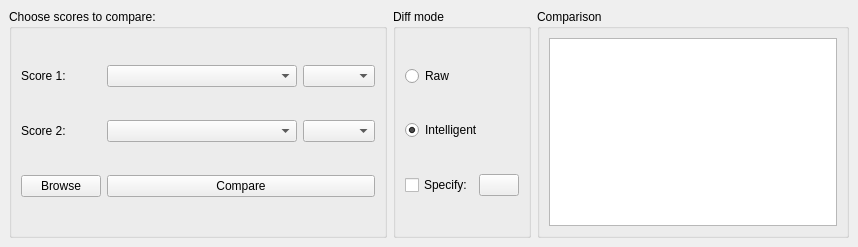
<?xml version="1.0" encoding="UTF-8"?>
<ui version="4.0">
 <class>ScoreComparisonTool</class>
 <widget class="QDockWidget" name="ScoreComparisonTool">
  <property name="geometry">
   <rect>
    <x>0</x>
    <y>0</y>
    <width>858</width>
    <height>247</height>
   </rect>
  </property>
  <property name="accessibleName">
   <string>Score Comparison Tool</string>
  </property>
  <property name="accessibleDescription">
   <string>A tool to examine differences between the chosen scores</string>
  </property>
  <property name="windowTitle">
   <string>Score Comparison Tool</string>
  </property>
  <widget class="QWidget" name="dockWidgetContents">
   <layout class="QGridLayout" name="gridLayout_2">
    <item row="0" column="0" colspan="2">
     <widget class="QGroupBox" name="groupBox_2">
      <property name="title">
       <string>Choose scores to compare:</string>
      </property>
      <layout class="QGridLayout" name="gridLayout">
       <item row="0" column="0">
        <widget class="QLabel" name="score1Label">
         <property name="text">
          <string>Score 1:</string>
         </property>
         <property name="buddy">
          <cstring>score1ComboBox</cstring>
         </property>
        </widget>
       </item>
       <item row="0" column="1">
        <widget class="QComboBox" name="score1ComboBox">
         <property name="accessibleName">
          <string>Score 1</string>
         </property>
         <property name="accessibleDescription">
          <string>Choose the first score to compare</string>
         </property>
         <property name="minimumContentsLength">
          <number>20</number>
         </property>
        </widget>
       </item>
       <item row="1" column="0">
        <widget class="QLabel" name="score2Label">
         <property name="text">
          <string>Score 2:</string>
         </property>
         <property name="buddy">
          <cstring>score2ComboBox</cstring>
         </property>
        </widget>
       </item>
       <item row="1" column="1">
        <widget class="QComboBox" name="score2ComboBox">
         <property name="accessibleName">
          <string>Score 2</string>
         </property>
         <property name="accessibleDescription">
          <string>Choose the second score to compare</string>
         </property>
         <property name="minimumContentsLength">
          <number>20</number>
         </property>
        </widget>
       </item>
       <item row="0" column="2">
        <widget class="QComboBox" name="version1ComboBox">
         <property name="accessibleName">
          <string>Score version 1</string>
         </property>
         <property name="accessibleDescription">
          <string>Choose a version of the first score to compare</string>
         </property>
        </widget>
       </item>
       <item row="1" column="2">
        <widget class="QComboBox" name="version2ComboBox">
         <property name="accessibleName">
          <string>Score version 2</string>
         </property>
         <property name="accessibleDescription">
          <string>Choose a version of the second score to compare</string>
         </property>
        </widget>
       </item>
       <item row="2" column="0">
        <widget class="QPushButton" name="browseFileButton">
         <property name="toolTip">
          <string>Browse files for comparison</string>
         </property>
         <property name="text">
          <string>Browse</string>
         </property>
        </widget>
       </item>
       <item row="2" column="1" colspan="2">
        <widget class="QPushButton" name="compareButton">
         <property name="toolTip">
          <string>Perform comparison of chosen scores</string>
         </property>
         <property name="text">
          <string>Compare</string>
         </property>
        </widget>
       </item>
      </layout>
     </widget>
    </item>
    <item row="0" column="2">
     <widget class="QGroupBox" name="groupBox">
      <property name="title">
       <string>Diff mode</string>
      </property>
      <layout class="QVBoxLayout" name="verticalLayout_2">
       <item>
        <widget class="QRadioButton" name="rawModeRadioButton">
         <property name="text">
          <string>Raw</string>
         </property>
         <property name="checked">
          <bool>false</bool>
         </property>
        </widget>
       </item>
       <item>
        <widget class="QRadioButton" name="intelligentModeRadioButton">
         <property name="text">
          <string>Intelligent</string>
         </property>
         <property name="checked">
          <bool>true</bool>
         </property>
        </widget>
       </item>
       <item>
        <layout class="QHBoxLayout" name="horizontalLayout">
         <property name="leftMargin">
          <number>0</number>
         </property>
         <property name="topMargin">
          <number>0</number>
         </property>
         <item>
          <widget class="QCheckBox" name="colorEnable">
           <property name="text">
            <string>Specify:</string>
           </property>
          </widget>
         </item>
         <item>
          <widget class="QPushButton" name="colorButton">
           <property name="text">
            <string/>
           </property>
          </widget>
         </item>
        </layout>
       </item>
      </layout>
     </widget>
    </item>
    <item row="0" column="3">
     <widget class="QGroupBox" name="diffWidgetBox">
      <property name="title">
       <string>Comparison</string>
      </property>
      <layout class="QVBoxLayout" name="verticalLayout_6">
       <item>
        <widget class="QStackedWidget" name="diffWidget">
         <property name="currentIndex">
          <number>1</number>
         </property>
         <widget class="QWidget" name="pageRawDiff">
          <layout class="QVBoxLayout" name="verticalLayout">
           <property name="leftMargin">
            <number>0</number>
           </property>
           <property name="topMargin">
            <number>0</number>
           </property>
           <property name="rightMargin">
            <number>0</number>
           </property>
           <property name="bottomMargin">
            <number>0</number>
           </property>
           <item>
            <widget class="QListView" name="rawDiffView">
             <property name="textElideMode">
              <enum>Qt::ElideNone</enum>
             </property>
             <property name="verticalScrollMode">
              <enum>QAbstractItemView::ScrollPerPixel</enum>
             </property>
            </widget>
           </item>
          </layout>
         </widget>
         <widget class="QWidget" name="pageIntelligentDiff">
          <layout class="QVBoxLayout" name="verticalLayout_3">
           <property name="leftMargin">
            <number>0</number>
           </property>
           <property name="topMargin">
            <number>0</number>
           </property>
           <property name="rightMargin">
            <number>0</number>
           </property>
           <property name="bottomMargin">
            <number>0</number>
           </property>
           <item>
            <widget class="QListView" name="intelligentDiffView"/>
           </item>
          </layout>
         </widget>
        </widget>
       </item>
      </layout>
     </widget>
    </item>
   </layout>
  </widget>
 </widget>
 <tabstops>
  <tabstop>score1ComboBox</tabstop>
  <tabstop>version1ComboBox</tabstop>
  <tabstop>score2ComboBox</tabstop>
  <tabstop>version2ComboBox</tabstop>
  <tabstop>browseFileButton</tabstop>
  <tabstop>compareButton</tabstop>
  <tabstop>rawModeRadioButton</tabstop>
  <tabstop>intelligentModeRadioButton</tabstop>
  <tabstop>intelligentDiffView</tabstop>
  <tabstop>rawDiffView</tabstop>
 </tabstops>
 <resources/>
 <connections/>
</ui>
